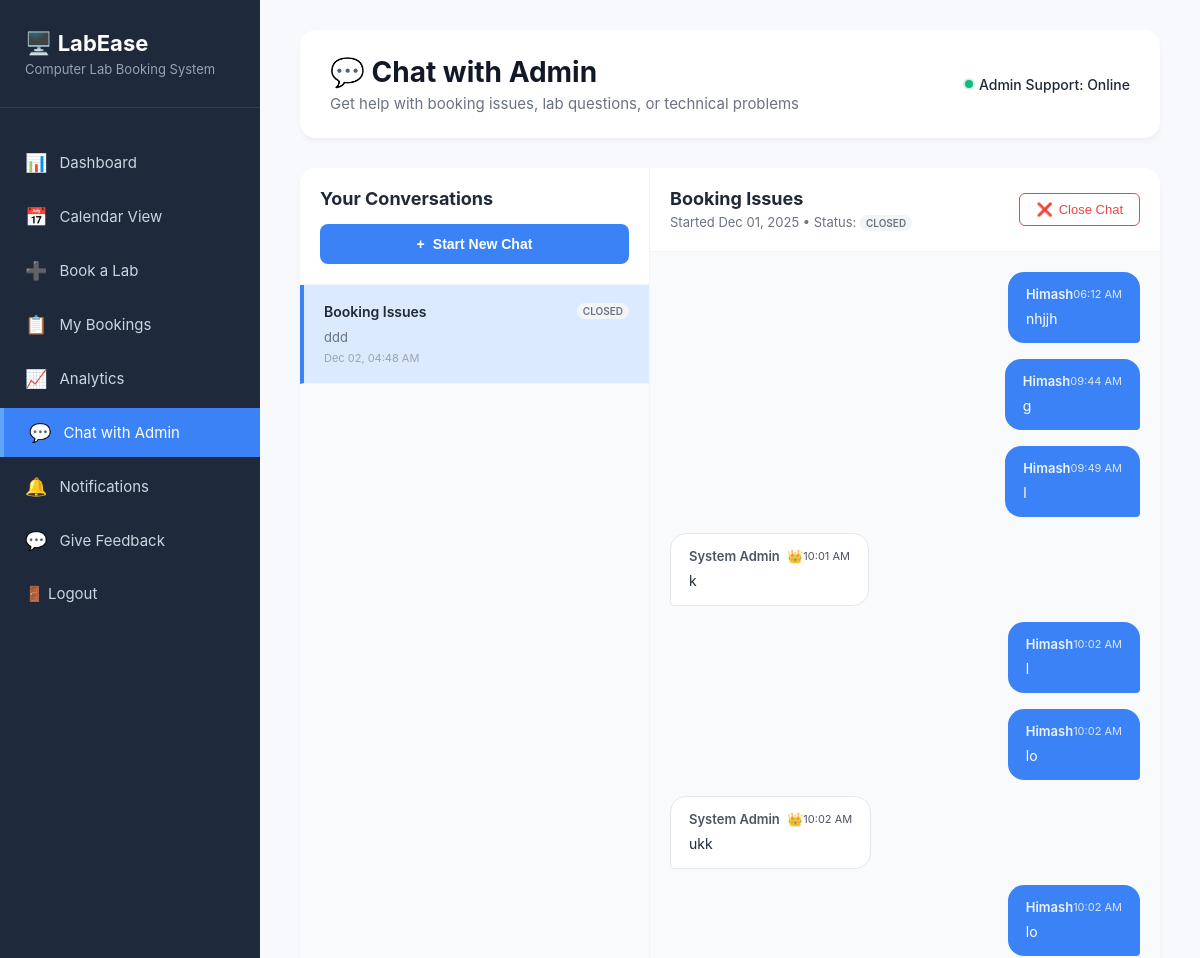
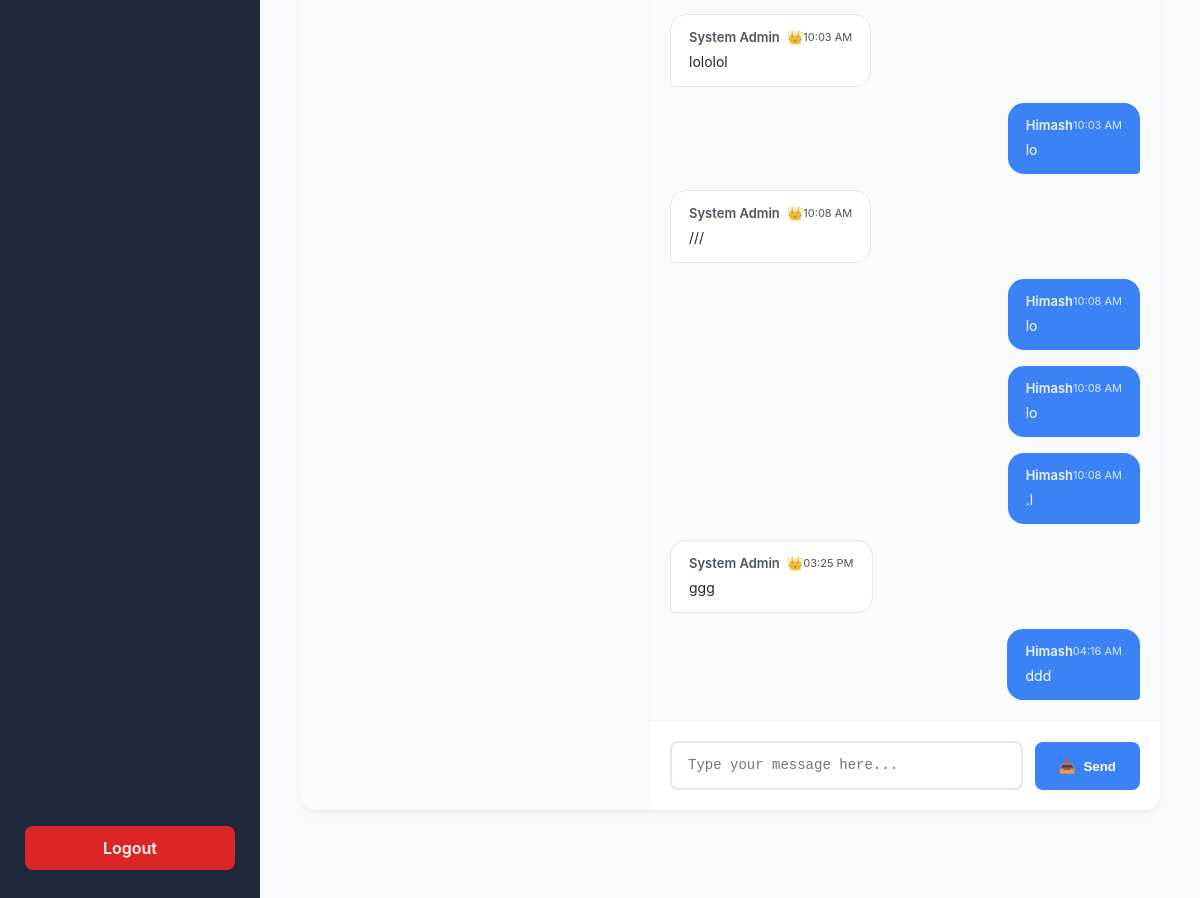
/chat.php?conversation=1 (signed in), run on the app's committed database (2 pictures, top to bottom).
### tables this page shows
CREATE TABLE `chat_conversations` (
  `id` int(11) NOT NULL,
  `user_id` int(11) NOT NULL,
  `admin_id` int(11) DEFAULT NULL,
  `subject` varchar(255) DEFAULT NULL,
  `status` enum('open','pending','resolved','closed') DEFAULT 'open',
  `created_at` timestamp NOT NULL DEFAULT current_timestamp(),
  `updated_at` timestamp NOT NULL DEFAULT current_timestamp() ON UPDATE current_timestamp()
);

CREATE TABLE `chat_messages` (
  `id` int(11) NOT NULL,
  `conversation_id` int(11) NOT NULL,
  `sender_id` int(11) NOT NULL,
  `message` text NOT NULL,
  `is_read` tinyint(1) DEFAULT 0,
  `created_at` timestamp NOT NULL DEFAULT current_timestamp()
);

CREATE TABLE `users` (
  `id` int(11) NOT NULL,
  `name` varchar(100) NOT NULL,
  `email` varchar(150) NOT NULL,
  `password` varchar(255) NOT NULL,
  `role` enum('user','admin') NOT NULL DEFAULT 'user',
  `created_at` timestamp NOT NULL DEFAULT current_timestamp(),
  `security_question` varchar(255) DEFAULT NULL,
  `security_answer` varchar(255) DEFAULT NULL
);

### chat.php (the view, shortened to what this page needs)
<?php
require 'db.php';
$user_id = $_SESSION['user_id'];
$active_conversation_id = isset($_GET['conversation']) ? intval($_GET['conversation']) : 0;
$active_conversation = null;
$messages = [];
if ($active_conversation_id > 0) {
    $conv_sql = "
        SELECT c.*, u.name as user_name
        FROM chat_conversations c
        JOIN users u ON c.user_id = u.id
        WHERE c.id = ? AND c.user_id = ?
    ";
    $conv_stmt = $mysqli->prepare($conv_sql);
    $conv_stmt->bind_param("ii", $active_conversation_id, $user_id);
    $conv_stmt->execute();
    $conv_result = $conv_stmt->get_result();
    $active_conversation = $conv_result->fetch_assoc();
    if ($active_conversation) {
        $msg_sql = "
            SELECT m.*, u.name as sender_name, u.role as sender_role
            FROM chat_messages m
            JOIN users u ON m.sender_id = u.id
            WHERE m.conversation_id = ?
            ORDER BY m.created_at ASC
        ";
        $msg_stmt = $mysqli->prepare($msg_sql);
        $msg_stmt->bind_param("i", $active_conversation_id);
        $msg_stmt->execute();
        $msg_result = $msg_stmt->get_result();
        while($message = $msg_result->fetch_assoc()) {
            $messages[] = $message;
        }
    }
}
$conversations_sql = "
    SELECT c.*,
           (SELECT COUNT(*) FROM chat_messages WHERE conversation_id = c.id AND is_read = FALSE AND sender_id != ?) as unread_count,
           (SELECT message FROM chat_messages WHERE conversation_id = c.id ORDER BY created_at DESC LIMIT 1) as last_message
    FROM chat_conversations c
    WHERE c.user_id = ?
    ORDER BY c.updated_at DESC
";
$conversations_stmt = $mysqli->prepare($conversations_sql);
$conversations_stmt->bind_param("ii", $user_id, $user_id);
$conversations_stmt->execute();
$conversations_result = $conversations_stmt->get_result();
$conversations = [];
while($conv = $conversations_result->fetch_assoc()) {
    $conversations[] = $conv;
}
?>
<!DOCTYPE html>
<html lang="en">
<head>
</head>
<body>
<div class="sidebar">
  <div class="sidebar-logo">
    <h2>🖥️ LabEase</h2>
    <p>Computer Lab Booking System</p>
  </div>
  <ul class="sidebar-menu">
    <li><a href="dashboard.php" ><span>📊</span> Dashboard</a></li>
    <li><a href="calendar.php"><span>📅</span> Calendar View</a></li>
    <li><a href="create.php"><span>➕</span> Book a Lab</a></li>
    <li><a href="my_bookings.php"><span>📋</span> My Bookings</a></li>
    <li><a href="analytics.php"><span>📈</span> Analytics</a></li>
    <li><a href="chat.php" class="active"><span>💬</span> Chat with Admin</a></li>
    <li><a href="notifications.php"><span>🔔</span> Notifications</a></li>
    <li><a href="feedback.php"><span>💬</span> Give Feedback</a></li>
    <li><a href="logout.php">🚪 Logout</a></li>
  </ul>
  <div class="logout-btn">
    <a href="logout.php">Logout</a>
  </div>
</div>
<div class="main-content">
  <div class="page-header">
    <div>
      <h1>💬 Chat with Admin</h1>
      <p>Get help with booking issues, lab questions, or technical problems</p>
    </div>
    <div class="chat-status">
      <div class="status-indicator">
        <div class="status-dot online"></div>
        <span>Admin Support: Online</span>
      </div>
    </div>
  </div>
  <div class="chat-container">
    <div class="conversations-sidebar">
      <div class="conversations-header">
        <h3>Your Conversations</h3>
        <button class="new-conversation-btn" onclick="openNewConversationModal()">
          <span>+</span> Start New Chat
        </button>
      </div>
      <div class="conversations-list">
        <?php if (!empty($conversations)): ?>
          <?php foreach($conversations as $conv): ?>
            <div class="conversation-item <?= $conv['id'] == $active_conversation_id ? 'active' : '' ?>"
                 onclick="window.location.href='chat.php?conversation=<?= $conv['id'] ?>'">
              <div class="conversation-header">
                <div class="conversation-subject">
                  <?= htmlspecialchars($conv['subject']) ?>
                </div>
                <div class="conversation-meta">
                  <span class="status-badge status-<?= $conv['status'] ?>">
                    <?= ucfirst($conv['status']) ?>
                  </span>
                </div>
              </div>
              <div class="conversation-preview" title="<?= htmlspecialchars($conv['last_message']) ?>">
                <?= htmlspecialchars(substr($conv['last_message'], 0, 60)) ?>
              </div>
              <div class="conversation-time">
                <?= date('M d, h:i A', strtotime($conv['updated_at'])) ?>
              </div>
            </div>
          <?php endforeach; ?>
        <?php endif; ?>
      </div>
    </div>
    <div class="chat-area">
      <?php if ($active_conversation): ?>
        <div class="chat-header">
          <div class="chat-info">
            <h3><?= htmlspecialchars($active_conversation['subject']) ?></h3>
            <p>
              Started <?= date('M d, Y', strtotime($active_conversation['created_at'])) ?> •
              Status: <span class="status-badge status-<?= $active_conversation['status'] ?>" style="display: inline-block;">
                <?= ucfirst($active_conversation['status']) ?>
              </span>
            </p>
          </div>
          <div class="chat-actions">
            <button class="chat-btn close" onclick="window.location.href='chat.php?close=<?= $active_conversation['id'] ?>'">
              <span>❌</span> Close Chat
            </button>
          </div>
        </div>
        <div class="messages-container" id="messagesContainer">
          <?php if (!empty($messages)): ?>
            <?php foreach($messages as $message): ?>
              <div class="message <?= $message['sender_id'] == $user_id ? 'sent' : 'received' ?>">
                <div class="message-header">
                  <span class="sender-name">
                    <?= htmlspecialchars($message['sender_name']) ?>
                    <?php if ($message['sender_role'] == 'admin'): ?>
                      <span style="color: #f59e0b; margin-left: 4px;">👑</span>
                    <?php endif; ?>
                  </span>
                  <span class="message-time">
                    <?= date('h:i A', strtotime($message['created_at'])) ?>
                  </span>
                </div>
                <div class="message-content">
                  <?= nl2br(htmlspecialchars($message['message'])) ?>
                </div>
              </div>
            <?php endforeach; ?>
          <?php endif; ?>
        </div>
        <div class="message-input-container">
          <form method="POST" action="" class="message-form" id="messageForm">
            <textarea
              name="message"
              class="message-input"
              placeholder="Type your message here..."
              rows="1"
              oninput="autoResize(this)"
              required></textarea>
            <button type="submit" name="send_message" class="send-btn">
              <span>📤</span> Send
            </button>
          </form>
        </div>
      <?php endif; ?>
    </div>
  </div>
</div>
</body>
</html>

### data on the page
chat_conversations: subject "Booking Issues", status "CLOSED", last_message "ddd", updated_at "Dec 02, 04:48 AM", created_at "Dec 01, 2025"
chat_messages: sender.name "Himash", created_at "06:12 AM", message "nhjjh"
chat_messages: sender.name "Himash", created_at "09:44 AM", message "g"
chat_messages: sender.name "Himash", created_at "09:49 AM", message "l"
chat_messages: sender.name "System Admin", created_at "10:01 AM", message "k"
chat_messages: sender.name "Himash", created_at "10:02 AM", message "l"
chat_messages: sender.name "Himash", created_at "10:02 AM", message "lo"
chat_messages: sender.name "System Admin", created_at "10:02 AM", message "ukk"
chat_messages: sender.name "Himash", created_at "10:02 AM", message "lo"
chat_messages: sender.name "System Admin", created_at "10:03 AM", message "lololol"
chat_messages: sender.name "Himash", created_at "10:03 AM", message "lo"
chat_messages: sender.name "System Admin", created_at "10:08 AM", message "///"
chat_messages: sender.name "Himash", created_at "10:08 AM", message "lo"
chat_messages: sender.name "Himash", created_at "10:08 AM", message "lo"
chat_messages: sender.name "Himash", created_at "10:08 AM", message ".l"
chat_messages: sender.name "System Admin", created_at "03:25 PM", message "ggg"
chat_messages: sender.name "Himash", created_at "04:16 AM", message "ddd"
